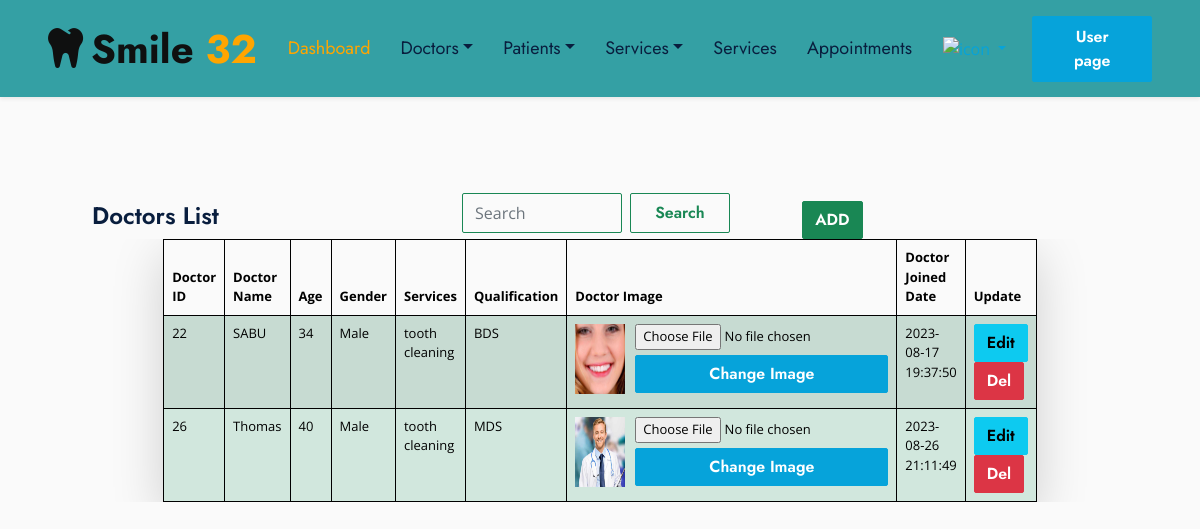
/doctors_list.php, run on the app's committed database.
### tables this page shows
CREATE TABLE `tbl_doctors` (
  `doctor_id` int(11) NOT NULL,
  `doctor_name` varchar(255) NOT NULL,
  `age` int(11) NOT NULL,
  `gender` varchar(10) NOT NULL,
  `services` varchar(255) NOT NULL,
  `qualification` varchar(10) NOT NULL,
  `doctor_image` varchar(255) NOT NULL,
  `doctor_created_at` datetime NOT NULL
);

### doctors_list.php (the view, shortened to what this page needs)
<?php
include('connection.php');
$sql = "SELECT * FROM tbl_doctors";
$result = $conn->query($sql);
$doctors = [];
if ($result->num_rows > 0) {
    while ($row = $result->fetch_assoc()) {
        $doctors[] = $row;
    }
}
?>
<!DOCTYPE html>
<html lang="en">
<head>
</head>
<body class="doctor-list">
    <?php include('admin_menu.php'); ?>
    <div class="doctor-container justify-content-center align-items-center">
        <div class="d-flex">
            <div class="container">
                <div class="row">
                    <div class="col">
                        <h4 class="dwid mb-0 ">Doctors List</h4>
                    </div>
                    <div class="col">
                        <form class="d-flex" onsubmit="handleSearch(); return false;">
                            <div class="d-flex search-container">
                                <div class="d-flex">
                                    <input id="searchInput" class="form-control me-2 btn-outline-success custom-input" type="search" placeholder="Search" aria-label="Search">
                                </div>
                                <div class="d-flex">
                                    <button class="btn btn-outline-success  custom-input2" type="submit">Search</button>
                                </div>
                            </div>
                        </form>
                    </div>
                    <div class="col justify-content-center align-items-center">
                        <div class="right-corner">
                            <form action="add_doctors.php" method="post">
                                <input class="btn btn-success" type="submit" value="ADD">
                            </form>
                        </div>
                    </div>
                </div>
            </div>
        </div>
        <div class="table-responsive">
            <table class="col-* table table-success table-striped shadow-lg t-hover">
                <thead>
                    <tr>
                        <th>Doctor ID</th>
                        <th>Doctor Name</th>
                        <th>Age</th>
                        <th>Gender</th>
                        <th>Services</th>
                        <th>Qualification</th>
                        <th>Doctor Image</th>
                        <th>Doctor Joined Date</th>
                        <th>Update</th>
                    </tr>
                </thead>
                <tbody>
                    <?php foreach ($doctors as $index => $doctor) : ?>
                        <tr class="table-row <?= $index % 2 === 0 ? 'even' : 'odd'; ?>">
                            <td><?= $doctor['doctor_id']; ?></td>
                            <td><?= $doctor['doctor_name']; ?></td>
                            <td><?= $doctor['age']; ?></td>
                            <td><?= $doctor['gender']; ?></td>
                            <td><?= $doctor['services']; ?></td>
                            <td><?= $doctor['qualification']; ?></td>
                            <td class="flex">
                                <div class="image-container">
                                    <img src="<?= $doctor['doctor_image']; ?>" alt="" class="img-icon">
                                    <form action="<?= $_SERVER["PHP_SELF"]; ?>" method="post" enctype="multipart/form-data" class="upload-form">
                                        <input type="file" name="new_image" accept="image/*">
                                        <input class="btn btn-primary" type="submit" name="update_image" value="Change Image">
                                    </form>
                                </div>
                            </td>
                            <td><?= $doctor['doctor_created_at']; ?></td>
                            <div class="d-flex">
                                <td class="wrapper">
                                    <a href="javascript:void(0);" class="btn btn-info" onclick="showEditForm(
        <?= $doctor['doctor_id']; ?>,
        '<?= $doctor['doctor_name']; ?>',
        '<?= $doctor['age']; ?>',
        '<?= $doctor['gender']; ?>',
        '<?= $doctor['services']; ?>',
        '<?= $doctor['qualification']; ?>'
    )">Edit</a>
                                    <a href="<?= $_SERVER["PHP_SELF"] ?>?action=delete&doctor_id=<?= $doctor['doctor_id'] ?>" class="btn btn-danger">Del</a>
                                </td>
                            </div>
                        <?php endforeach; ?>
            </table>
        </div>
</body>
</html>

### css/style.css (style rules this page uses)
body { background-color: rgb(250, 250, 250); }
.image-container { display: flex; align-items: center; gap: 10px; }
.image-container .img-icon { max-width: 50px; }
.upload-form { display: flex; flex-direction: column; gap: 5px; }
.img-icon { width: 70px !important; height: 70px !important; }
.doctor-list .custom-input { width: 160px; height: 40px; margin-top: 96px; background:transparent; }
.doctor-list .custom-input2 { width: 100px; height: 40px; margin-top: 96px; }
.doctor-list .search-container { margin-left: 40px; }
.doctor-list table { color: black; width: 70%; border: 1px solid black; font-size: small; margin: auto; }
.doctor-list th, td { border: 1px solid black; padding: 8px; text-align: left; }
.doctor-list th { background-color: transparent; }
.doctor-list .doctor-container { width: 100%; }
.doctor-list .doctor-container .dwid { margin-left: 50px !important; margin-top: 105px !important; }
.doctor-list .doctor-container .right-corner { margin-right: 217px; margin-top: 104px; width: 17%; justify-content: flex-end; display: flex; }
:root { --primary: #06a3da; --secondary: #f57e57; --light: #eef9ff; --dark: #091e3e; }
h3, h4, .font-weight-semi-bold { font-weight: 600 !important; }
.btn { font-family: "Jost", sans-serif; font-weight: 600; transition: 0.5s; }
.btn-primary, .btn-secondary { color: #ffffff; }

### data on the page
tbl_doctors: doctor_id "22", doctor_name "SABU", age "34", gender "Male", services "tooth cleaning", qualification "BDS", doctor_image (picture), doctor_created_at "2023-08-17 19:37:50"
tbl_doctors: doctor_id "26", doctor_name "Thomas", age "40", gender "Male", services "tooth cleaning", qualification "MDS", doctor_image (picture), doctor_created_at "2023-08-26 21:11:49"
